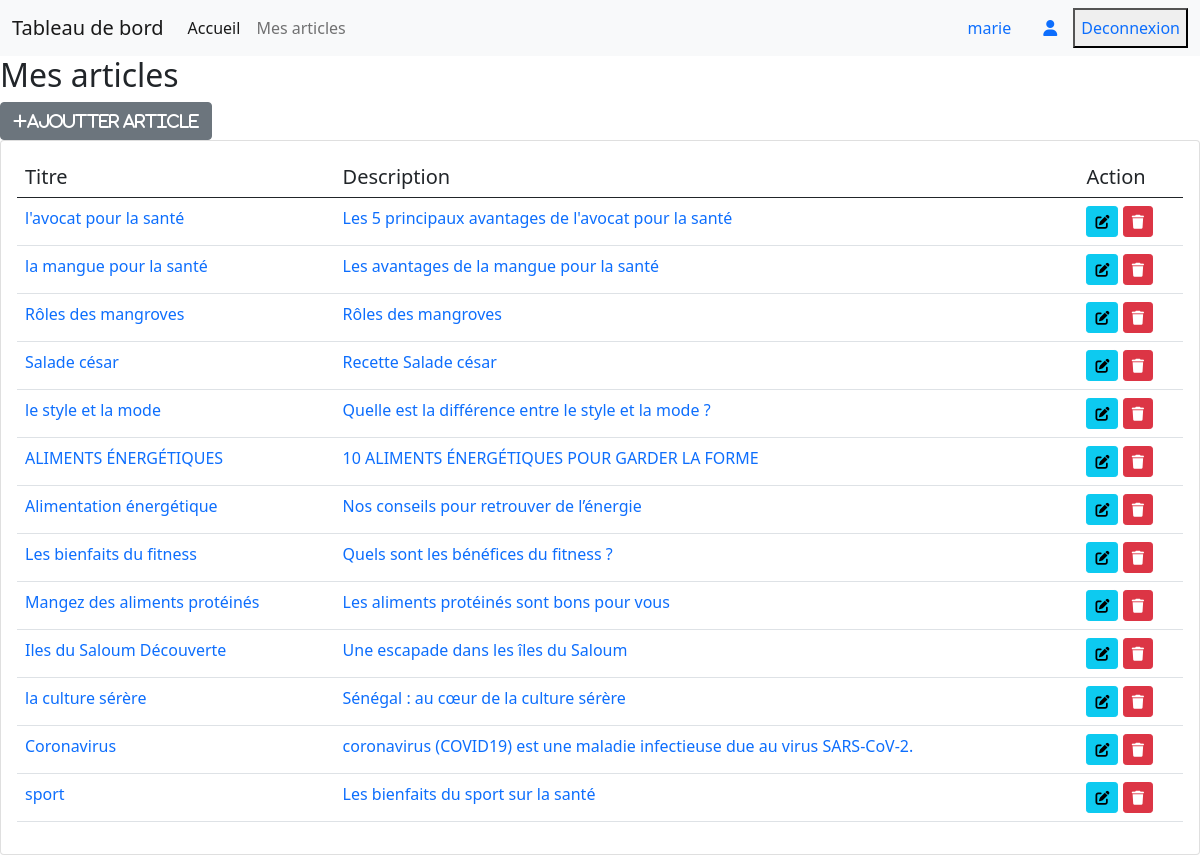
Page /my-admin/my-articles (signed in) on the committed database.
### store/models.py (models this page shows, shortened)
class CreateBlog(models.Model):
    user = models.ForeignKey(User, on_delete=models.CASCADE, null=True)
    title = models.CharField(max_length=255)
    category = models.ForeignKey(Category, on_delete=models.CASCADE)
    slug = models.SlugField()
    intro = models.TextField()
    auteur = models.TextField()
    body = models.TextField()
    image = models.ImageField(upload_to='images', blank=True)
    date_added = models.DateTimeField(auto_now_add=True)
    date_update = models.DateTimeField(auto_now=True)
    def __str__(self):
        return self.title
    class Meta:
        ordering = ['-date_added', '-date_update']

### app_admin/views.py (the view)
# urls.py: path('my-articles', user_articles, name="my-articles"),
@login_required
def user_articles(request):
    has_perm=True
    if request.user.has_perm("store.delete_article"):
        has_perm=True
    list_articles = CreateBlog.objects.filter(user=request.user)
    return render(request,'my-articles.html',{'list_articles':list_articles ,'has_perm':has_perm})

### app_admin/templates/my-articles.html (shortened to what this page needs)
<!doctype html>
<html lang="en">
  <head>
    <link rel="stylesheet" href="https://cdnjs.cloudflare.com/ajax/libs/font-awesome/6.4.0/css/all.min.css" />
    <link href="https://cdn.jsdelivr.net/npm/bootstrap@5.0.2/dist/css/bootstrap.min.css" rel="stylesheet">
  </head>
  <body>
    <nav class="navbar navbar-expand-lg navbar-light bg-light">
  <div class="container-fluid">
    <a class="navbar-brand" href="#">Tableau de bord</a>
    <div class="collapse navbar-collapse" id="navbarSupportedContent">
      <ul class="navbar-nav me-auto mb-2 mb-lg-0">
        <li class="nav-item">
          <a class="nav-link active" aria-current="page" href="{% url 'index' %}">Accueil</a>
        </li>
        <li class="nav-item">
          <a class="nav-link" href="{% url 'my-articles' %}">Mes articles</a>
        </li>
      </ul>
      <form class="d-flex">
        {% if user.is_authenticated %}
          <span class="nav-link" >{{user.username}}</span>
          {% endif %}
          <a class="nav-link" href="#"><i class="fa-solid fa-user"></i></a>
           {% if user.is_authenticated %}
          <button type="button"><a href="{% url 'logout'%}" style="text-decoration:none;" >Deconnexion</a></button>
            {% endif %}
       </form>
    </div>
  </div>
</nav>
   <div class="col-md-12"><h2> Mes articles </h2></div>
    <div class="col-md-12">
        <a href="{% url 'ajouter-article'%}" class="btn btn-secondary float-right"><i class="fas fa-plus">Ajoutter article</i></a>
    </div>
   {% if list_articles%}
   <div class="card">
    <div class="card-body">
        <table class="table table-hover">
            <thead>
                <tr>
                    <th class="h5">Titre</th>
                     <th class="h5">Description</th>
                    <th class="h5">Action</th>
                </tr>
            </thead>
             <tbody>
                  {% for article in list_articles %}
                <tr>
                    <td><a href="#"  style="text-decoration:none;" > {{article}}</a></td>
                    <td><a href="#"  style="text-decoration:none;"> {{article.intro}}</a></td>
                     <td>
                        <a href="{% url 'update-article' article.id %}" class="btn btn-info btn-sm"><i class="fas fa-edit"></i></a>
                        {% if has_perm %}
                        <a href="{% url 'delete-article' article.id %}" class="btn btn-danger btn-sm" ><i class="fas fa-trash"></i></a>
                          {% endif %}
                     </td>
                </tr>
                {% endfor %}
        </tbody>
        </table>
   </div>
   </div>
         {% else %}
                 <p> vous n'avez pas encore publier d'articles </p>
                  {% endif %}
  </body>
</html>

### rows in the picture
CreateBlog: title "l'avocat pour la santé", intro "Les 5 principaux avantages de l'avocat pour la santé"
CreateBlog: title "la mangue pour la santé", intro "Les avantages de la mangue pour la santé"
CreateBlog: title "Rôles des mangroves", intro "Rôles des mangroves"
CreateBlog: title "Salade césar", intro "Recette Salade césar"
CreateBlog: title "le style et la mode", intro "Quelle est la différence entre le style et la mode ?"
CreateBlog: title "ALIMENTS ÉNERGÉTIQUES", intro "10 ALIMENTS ÉNERGÉTIQUES POUR GARDER LA FORME"
CreateBlog: title "Alimentation énergétique", intro "Nos conseils pour retrouver de l’énergie"
CreateBlog: title "Les bienfaits du fitness", intro "Quels sont les bénéfices du fitness ?"
CreateBlog: title "Mangez des aliments protéinés", intro "Les aliments protéinés sont bons pour vous"
CreateBlog: title "Iles du Saloum Découverte", intro "Une escapade dans les îles du Saloum"
CreateBlog: title "la culture sérère", intro "Sénégal : au cœur de la culture sérère"
CreateBlog: title "Coronavirus", intro "coronavirus (COVID19) est une maladie infectieuse due au virus SARS-CoV-2."
CreateBlog: title "sport", intro "Les bienfaits du sport sur la santé"

### other values in the picture
{{ user.username }} "marie"
